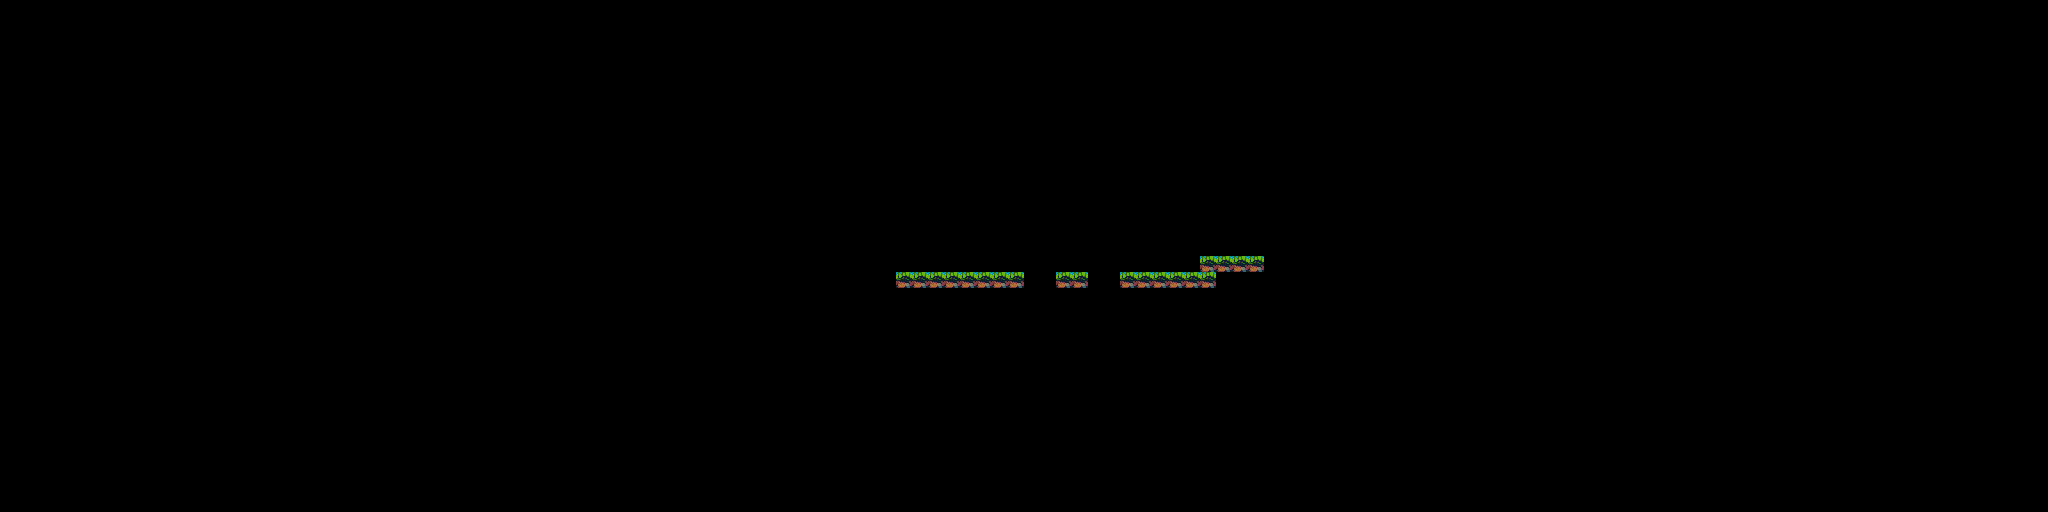

Tiled map render using the project's own tile images. Description and the map definition, with tile-layer contents summarised, below:
An orthogonal 128x32 tile map with 16x16 px tiles, 1 tile layer (Tiles) and 2 objects (Enemy, Player).

<map version="1.2" tiledversion="1.2.3" orientation="orthogonal" renderorder="right-down" width="128" height="32" tilewidth="16" tileheight="16" infinite="0" nextlayerid="3" nextobjectid="3">
 <tileset firstgid="1" source="ArneSprites.tsx" />
 <layer id="1" name="Tiles" width="128" height="32">
  <data>[4096 cells, 20 non-empty, 1 distinct tile ids]</data>
 </layer>
 <objectgroup id="2" name="Object Layer 1">
  <object id="1" name="enemy1" type="Enemy" gid="81" x="1155" y="271" width="16" height="16" />
  <object id="2" name="Arne" type="Player" gid="99" x="931" y="269" width="16" height="16" />
 </objectgroup>
</map>
